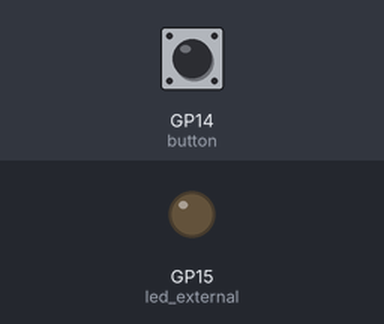
Recording of a program running on a simulated Raspberry Pi Pico running MicroPython. Parts: output pins drawn as LEDs (lit = HIGH). Dashed ring = blinking. The inputs (shaded band) are chosen by the test bench; at power-on: GP14 (button) LOW.

Above: at 1.2 s.
1.3 s: GP14 (button) pulled HIGH for 3.2 s
At 4.6 s:
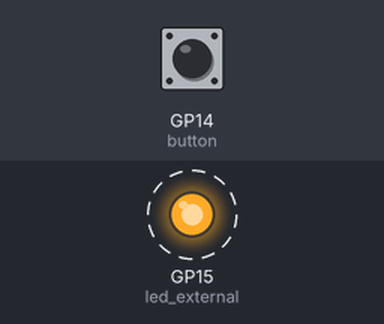
6.0 s: GP14 (button) pulled HIGH for 0.15 s
At 7.1 s:
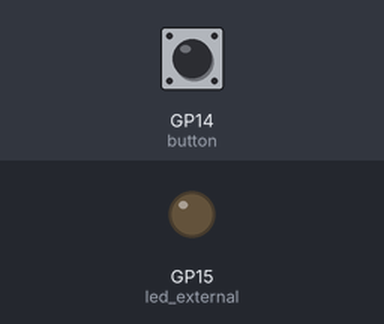
Timing chart, 0 to 9.0 s (numbered marks = the images above; inputs shaded):
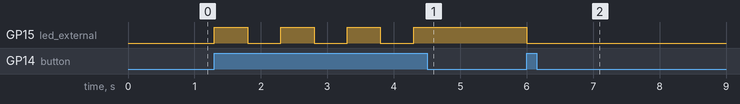

Measured:
- after the input at 1.3 s, GP15 (led_external): alternates HIGH for 0.50 s and LOW for 0.50 s, 7 changes in all, then stays HIGH, starting at once
- after the input at 6.0 s, GP15 (led_external): HIGH → LOW at once

The program:

LedButton.py
```python
# https://dancingwithtools.com/2021/02/pico-led-and-switch/
# import machine, imports the Pico's functions and definitions
import machine
# imports time based functions
import utime

# Define the external LED, This LED is connected along with a limiting resistor on pin 15
led_external = machine.Pin(15, machine.Pin.OUT)

# Define the Button with Internal pulldown, defaults value to 0
button = machine.Pin(14, machine.Pin.IN, machine.Pin.PULL_DOWN)

# If the value turns to 1, then its considered pressed
# The 0.5 Seconds valie worked for me
while True:
 if button.value() == 1:
     led_external.toggle()
     utime.sleep(0.5)
```
